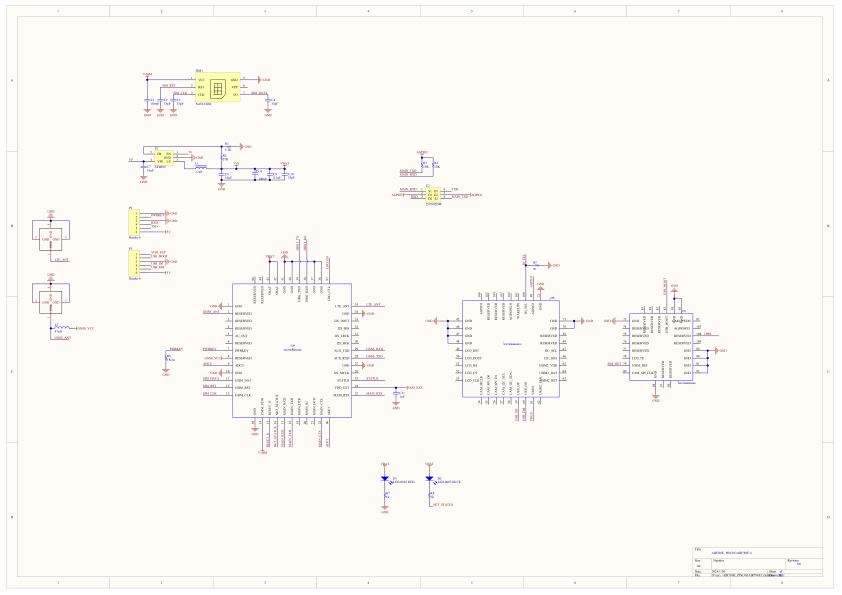
#> input picture tools/sscom/air780e_schematic.png, 1684 x 1190 px (shown at 1/2 size)
$ python pack_gif_lumi.py ../tools/sscom/air780e_schematic.png
#> lines starting #> are read from the running program, lines starting #| are printed output that depends on the picture
"""Pack a GIF (or PNG) into Lumi RGB565 firmware frames + web preview."""
from __future__ import annotations

import argparse
import struct
from pathlib import Path

from PIL import Image, ImageSequence

W = 160
H = 176
BG = (0xFF, 0xF8, 0xEE)  # #fff8ee — cream card background
ROOT = Path(__file__).resolve().parents[1]
OUT_PNG = ROOT / "cloud" / "static" / "watch" / "models" / "lumi_frames"
OUT_BIN = ROOT / "firmware" / "src" / "lumi_frames.rgb565"
OUT_GIF = ROOT / "cloud" / "static" / "watch" / "models" / "lumi_wave.gif"
OUT_SRC = ROOT / "cloud" / "static" / "watch" / "models" / "lumi_source.gif"
OUT_HDR = ROOT / "firmware" / "include" / "lumi_frames.h"


def rgb565(r: int, g: int, b: int) -> int:
    return ((r & 0xF8) << 8) | ((g & 0xFC) << 3) | (b >> 3)


def fit_bottom(img: Image.Image, w: int, h: int, bg: tuple[int, int, int]) -> Image.Image:
    src = img.convert("RGBA")
    scale = min(w / src.width, h / src.height)
    nw = max(1, int(src.width * scale))
    nh = max(1, int(src.height * scale))
    src = src.resize((nw, nh), Image.Resampling.LANCZOS)
    canvas = Image.new("RGBA", (w, h), bg + (255,))
    ox = (w - nw) // 2
    oy = h - nh
    canvas.paste(src, (ox, oy), src)
    return canvas.convert("RGB")


def load_frames(path: Path) -> tuple[list[Image.Image], list[int]]:
    im = Image.open(path)
#> im is the input picture: PIL image 1684x1190 RGB; mean R, G, B 252.7, 248.6, 245
    frames: list[Image.Image] = []
    durations: list[int] = []
    for frame in ImageSequence.Iterator(im):
        rgba = frame.convert("RGBA")
        frames.append(fit_bottom(rgba, W, H, BG))
        durations.append(max(40, int(frame.info.get("duration") or im.info.get("duration") or 90)))
#> this loop made 1 pass
#> (scale in fit_bottom, nw in fit_bottom, nh in fit_bottom, ox in fit_bottom, oy in fit_bottom) on pass 1: (0.095, 160, 113, 0, 63)
#> pass 1, in fit_bottom, `src = src.resize((nw, nh), Image.Resampling.LANCZOS)`:
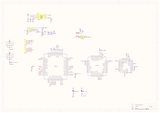
#> src: PIL image 160x113 RGBA; mean R, G, B, A 252.5, 248.6, 245, 255
#> pass 1, in fit_bottom, `canvas = Image.new("RGBA", (w, h), bg + (255,))`:
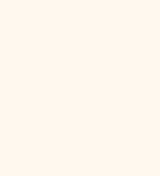
#> canvas: PIL image 160x176 RGBA; mean R, G, B, A 255, 248, 238, 255
#> after the loop, durations = [90]; frames = 1 item
    if not frames:
        raise SystemExit(f"no frames in {path}")
    if len(frames) == 1:
        durations = [90]
    return frames, durations


def main() -> None:
    parser = argparse.ArgumentParser(description="Pack GIF/PNG into Lumi RGB565 frames")
    parser.add_argument("source", type=Path, help="GIF or PNG path")
    parser.add_argument("--duration", type=int, default=0, help="ms per frame if GIF has no timing")
    args = parser.parse_args()
    src = args.source.expanduser().resolve()
    if not src.is_file():
        raise SystemExit(f"missing {src}")

    frames, durations = load_frames(src)
#> frames = 1 item; durations = [90]
    if args.duration > 0:
        durations = [args.duration] * len(frames)

    OUT_PNG.mkdir(parents=True, exist_ok=True)
    raw = bytearray()
    for i, img in enumerate(frames):
        img.save(OUT_PNG / f"{i:02d}.png")
        for y in range(H):
            for x in range(W):
                r, g, b = img.getpixel((x, y))
                raw.extend(struct.pack("<H", rgb565(r, g, b)))
        print(f"frame {i} {img.size} dur={durations[i % len(durations)]}ms")
#> this loop made 1 pass
#| frame 0 (160, 176) dur=90ms
#> pass 1, in main, `img.save(OUT_PNG / f"{i:02d}.png")`:
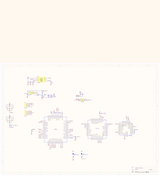
#> saved as 00.png: PIL image 160x176 RGB; mean R, G, B 253.4, 248.4, 242.5

    OUT_BIN.parent.mkdir(parents=True, exist_ok=True)
    OUT_BIN.write_bytes(raw)
    dur = durations[0] if len(set(durations)) == 1 else durations
#> dur = 90
    frames[0].save(
        OUT_GIF,
        save_all=True,
        append_images=frames[1:],
        duration=dur,
        loop=0,
        optimize=True,
    )
    OUT_SRC.write_bytes(src.read_bytes())

    n = len(frames)
#> n = 1
    meta_path = src.with_suffix(".meta")
    idle_n = n
#> idle_n = 1
    listen_n = 0
    if meta_path.is_file():
        for line in meta_path.read_text(encoding="utf-8").splitlines():
            if line.startswith("idle="):
                idle_n = int(line.split("=", 1)[1])
            elif line.startswith("listen="):
                listen_n = int(line.split("=", 1)[1])
    if listen_n <= 0 and idle_n >= n:
        idle_n = n
    listen_off = min(idle_n, max(0, n - 1))
#> listen_off = 0
    idle_n = listen_off if listen_off > 0 else n
    listen_n = min(listen_n, max(1, n - listen_off))
#> listen_n = 0
    if listen_off + listen_n > n:
        listen_n = max(1, n - listen_off)
    asm = ROOT / "firmware" / "src" / "lumi_frames.S"
    asm.write_text(
        f"/* auto-generated: {n} frames, {len(raw)} bytes */\n"
        '    .section .rodata.lumi_frames,"a"\n'
        "    .global lumi_frames\n"
        "    .align 4\n"
        "lumi_frames:\n"
        '    .incbin "firmware/src/lumi_frames.rgb565"\n'
        "    .size lumi_frames, .-lumi_frames\n",
        encoding="utf-8",
    )
    OUT_HDR.write_text(
        "#pragma once\n"
        "#include <stdint.h>\n\n"
        f"#define LUMI_FRAME_W {W}\n"
        f"#define LUMI_FRAME_H {H}\n"
        f"#define LUMI_FRAME_N {n}\n"
        f"#define LUMI_IDLE_N {idle_n}\n"
        f"#define LUMI_LISTEN_OFF {listen_off}\n"
        f"#define LUMI_LISTEN_N {listen_n}\n"
        f"#define LUMI_FRAME_MS {durations[0]}\n"
        f"#define LUMI_FRAME_BYTES ({W} * {H} * 2)\n"
        "extern const uint8_t lumi_frames[];\n",
        encoding="utf-8",
    )
    print(f"wrote {OUT_BIN} ({len(raw)} bytes, {n} frames)")
#| wrote firmware/src/lumi_frames.rgb565 (56320 bytes, 1 frames)
    print(f"preview {OUT_GIF}")


if __name__ == "__main__":
    main()
